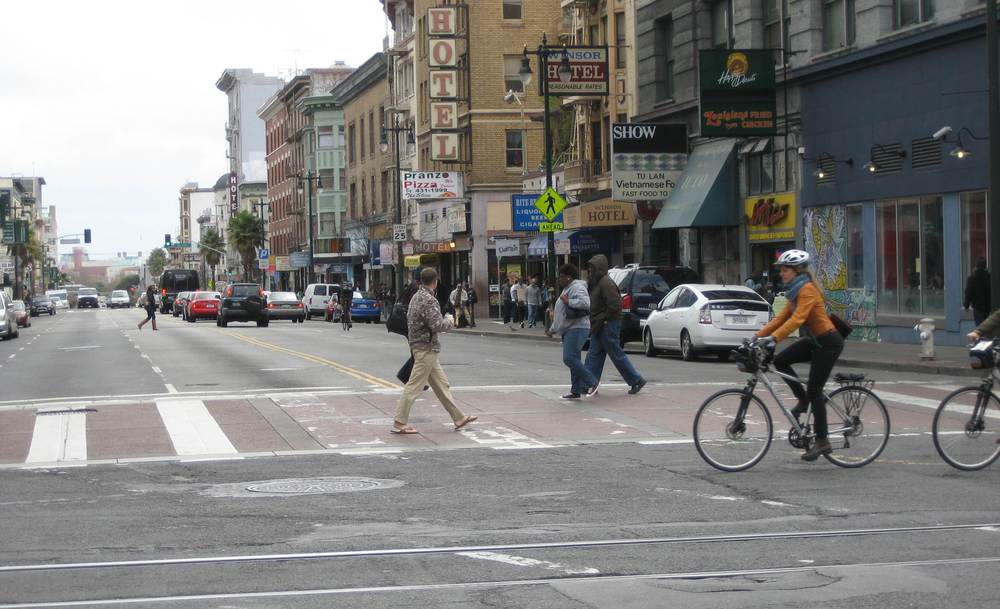
#> input picture Object Detection/images/street.jpg, 1000 x 609 px
$ jupyter execute --allow-errors 13_tf_object_detection.ipynb   (shell and % lines are left out)
#> lines starting #> are read from the running program, lines starting #| are printed output that depends on the picture
# Deep Learning based Object Detection
**Satya Mallick, LearnOpenCV.com**

1. **Architecture** : Mobilenet based Single Shot Multi-Box (SSD)
2. **Framework** : Tensorflow

# Download Model files from Tensorflow model ZOO

Model files can be downloaded from the Tensorflow Object Detection Model Zoo
https://github.com/tensorflow/models/blob/master/research/object_detection/g3doc/tf2_detection_zoo.md

**The cell given below downloads a mobilenet model**

## Download mobilenet model file
The code below will run on Linux / MacOS systems.
Please download the file http://download.tensorflow.org/models/object_detection/ssd_mobilenet_v2_coco_2018_03_29.tar.gz

Uncompress it and put it in models folder.

**ssd_mobilenet_v2_coco_2018_03_29** <br>
|─ checkpoint <br>
|─ **frozen_inference_graph.pb** <br>
|─ model.ckpt.data-00000-of-00001 <br>
|─ model.ckpt.index <br>
|─ model.ckpt.meta <br>
|─ pipeline.config <br>
|─ saved_model <br>
|─── saved_model.pb <br>
|─── variables <br>

[cell 1]
import os
import cv2
import numpy as np
import urllib
import matplotlib.pyplot as plt

# Create config file from frozen graph

1. Extract the files
2. Run the [tf_text_graph_ssd.py](https://github.com/opencv/opencv/blob/master/samples/dnn/tf_text_graph_ssd.py) file with input as the path to the frozen_graph.pb file and output as desired.

**A sample config file has been included in the models folder**

[cell 2]
modelFile = "models/ssd_mobilenet_v2_coco_2018_03_29/frozen_inference_graph.pb"
configFile = "models/ssd_mobilenet_v2_coco_2018_03_29.pbtxt"
classFile = "coco_class_labels.txt"

if not os.path.isdir('models'):
    os.mkdir("models")

if not os.path.isfile(modelFile):
    os.chdir("models")
    # Download the tensorflow Model
    urllib.request.urlretrieve('http://download.tensorflow.org/models/object_detection/ssd_mobilenet_v2_coco_2018_03_29.tar.gz', 'ssd_mobilenet_v2_coco_2018_03_29.tar.gz')
#> (this line was passed over: the network is not available in this run)

    # Uncompress the file
    !tar -xvf ssd_mobilenet_v2_coco_2018_03_29.tar.gz

    # Delete the tar.gz file
    os.remove('ssd_mobilenet_v2_coco_2018_03_29.tar.gz')

    # Come back to the previous directory
    os.chdir("..")

# Check Class Labels

[cell 3]
with open(classFile) as fp:
#> (reads Object Detection/coco_class_labels.txt from the repository)
    labels = fp.read().split("\n")
print(labels)

**The steps for performing infernece using a DNN model are summarized below:**

1. Load the model and input image into memory.
2. Detect objects using a forward pass through the network.
3. Display the detected objects with bounding boxes and class labels.

# Read Tensorflow Model

#> (a cell that did not finish here is left out)

# Detect Objects

[cell 5]
# For ach file in the directory
# [12 lines left out: function detect_objects, not called in this run]

[cell 6]
# [11 lines left out: function display_text, not called in this run]

# Display Objects

[cell 7]
FONTFACE = cv2.FONT_HERSHEY_SIMPLEX
FONT_SCALE = 0.7
THICKNESS = 1

# [24 lines left out: function display_objects, not called in this run]

# Results

[cell 8]
im = cv2.imread('images/street.jpg')
#> im is the input picture: shape (609, 1000, 3); mean B, G, R 127.7, 129.3, 130.1
#> (the rest of this cell did not finish here and is left out)

[cell 9]
im = cv2.imread('images/baseball.jpg')
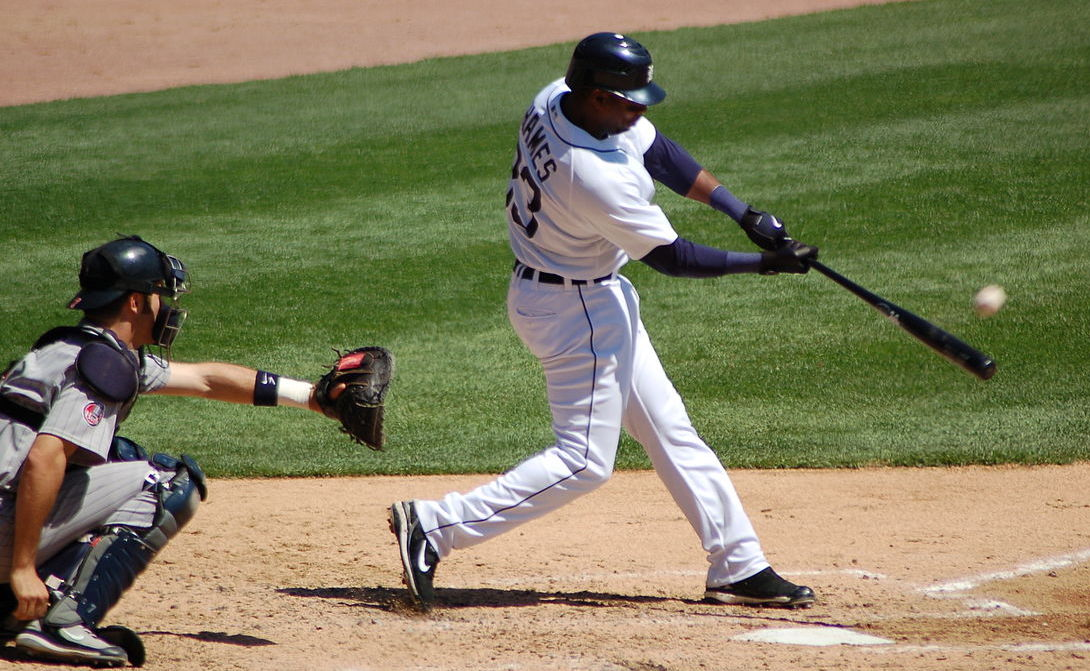
#> input picture Object Detection/images/baseball.jpg, 1090 x 671 px
#> im is the input picture: shape (671, 1090, 3); mean B, G, R 92.2, 124.4, 126.7
#> (the rest of this cell did not finish here and is left out)

# False Alarm

[cell 10]
im = cv2.imread('images/soccer.jpg')
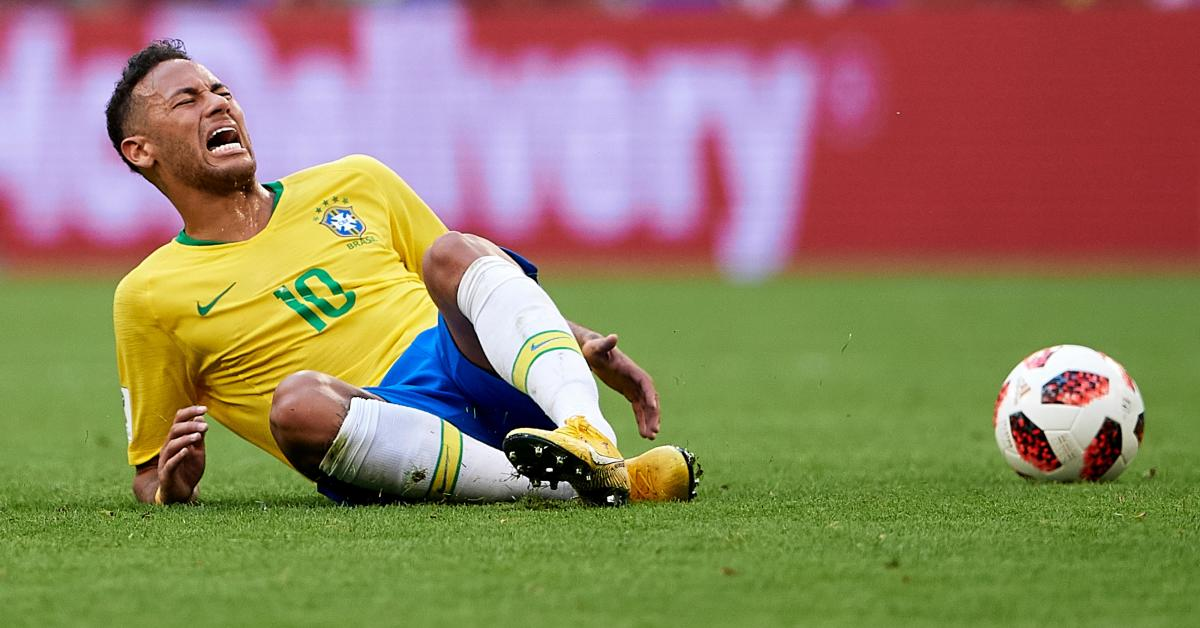
#> input picture Object Detection/images/soccer.jpg, 1200 x 628 px
#> im is the input picture: shape (628, 1200, 3); mean B, G, R 96.5, 128.5, 145.5
#> (the rest of this cell did not finish here and is left out)
